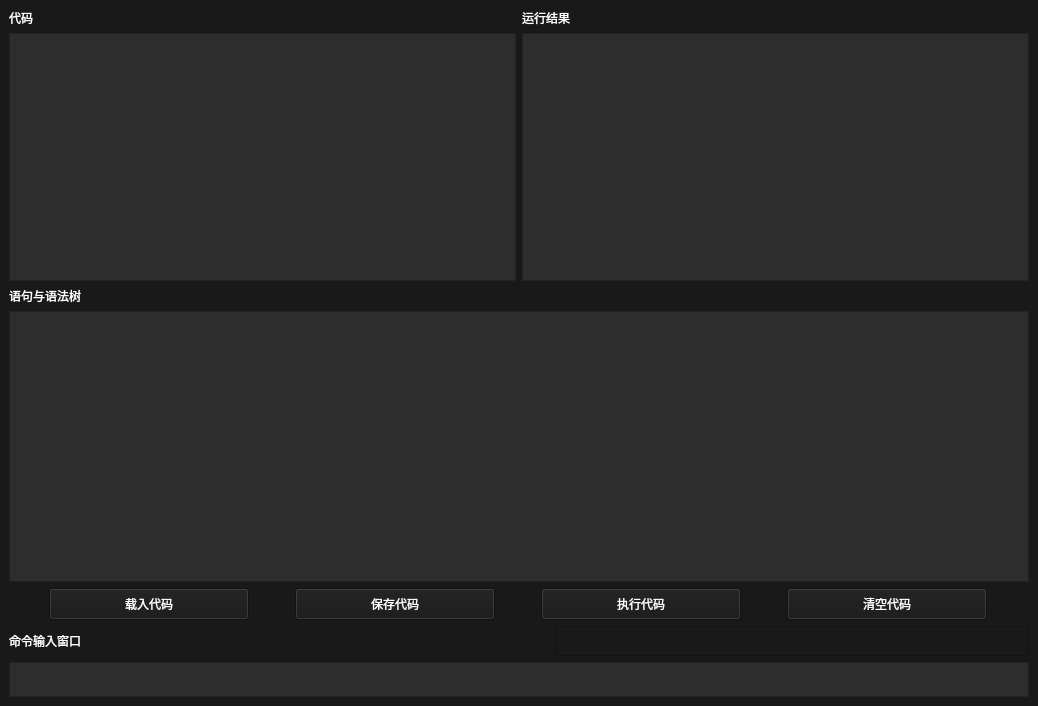
<?xml version="1.0" encoding="UTF-8"?>
<ui version="4.0">
 <class>MainWindow</class>
 <widget class="QMainWindow" name="MainWindow">
  <property name="geometry">
   <rect>
    <x>0</x>
    <y>0</y>
    <width>1038</width>
    <height>706</height>
   </rect>
  </property>
  <property name="windowTitle">
   <string>MainWindow</string>
  </property>
  <property name="toolTip">
   <string/>
  </property>
  <property name="whatsThis">
   <string/>
  </property>
  <property name="accessibleName">
   <string/>
  </property>
  <widget class="QWidget" name="centralwidget">
   <property name="autoFillBackground">
    <bool>false</bool>
   </property>
   <property name="styleSheet">
    <string notr="true">background-color: rgb(25, 25, 25);</string>
   </property>
   <layout class="QGridLayout" name="gridLayout">
    <item row="0" column="0">
     <layout class="QVBoxLayout" name="verticalLayout">
      <property name="sizeConstraint">
       <enum>QLayout::SetMinAndMaxSize</enum>
      </property>
      <item>
       <layout class="QHBoxLayout" name="horizontalLayout">
        <item>
         <layout class="QVBoxLayout" name="verticalLayout_3">
          <item>
           <widget class="QLabel" name="label_2">
            <property name="styleSheet">
             <string notr="true">font: 12pt &quot;Consolas&quot;;
color: rgb(255, 255, 255);
background-color: rgb(25, 25, 25);</string>
            </property>
            <property name="text">
             <string>代码</string>
            </property>
           </widget>
          </item>
          <item>
           <widget class="QTextBrowser" name="codes">
            <property name="styleSheet">
             <string notr="true">font: 12pt &quot;Consolas&quot;;
color: rgb(255, 255, 255);
background-color: rgb(45, 45, 45);</string>
            </property>
           </widget>
          </item>
         </layout>
        </item>
        <item>
         <layout class="QVBoxLayout" name="verticalLayout_2">
          <item>
           <widget class="QLabel" name="label">
            <property name="styleSheet">
             <string notr="true">font: 12pt &quot;Consolas&quot;;
color: rgb(255, 255, 255);
background-color: rgb(25, 25, 25);</string>
            </property>
            <property name="text">
             <string>运行结果</string>
            </property>
           </widget>
          </item>
          <item>
           <widget class="QTextBrowser" name="result">
            <property name="styleSheet">
             <string notr="true">font: 12pt &quot;Consolas&quot;;
color: rgb(255, 255, 255);
background-color: rgb(45, 45, 45);</string>
            </property>
           </widget>
          </item>
         </layout>
        </item>
       </layout>
      </item>
      <item>
       <widget class="QLabel" name="label_3">
        <property name="styleSheet">
         <string notr="true">font: 12pt &quot;Consolas&quot;;
color: rgb(255, 255, 255);
background-color: rgb(25, 25, 25);</string>
        </property>
        <property name="text">
         <string>语句与语法树</string>
        </property>
       </widget>
      </item>
      <item>
       <widget class="QTextBrowser" name="tree">
        <property name="toolTip">
         <string extracomment="代码"/>
        </property>
        <property name="styleSheet">
         <string notr="true">font: 12pt &quot;Consolas&quot;;
color: rgb(255, 255, 255);
background-color: rgb(45, 45, 45);</string>
        </property>
       </widget>
      </item>
      <item>
       <layout class="QHBoxLayout" name="horizontalLayout_3">
        <item>
         <widget class="QPushButton" name="LoadButton">
          <property name="minimumSize">
           <size>
            <width>0</width>
            <height>32</height>
           </size>
          </property>
          <property name="maximumSize">
           <size>
            <width>200</width>
            <height>50</height>
           </size>
          </property>
          <property name="styleSheet">
           <string notr="true">font: 75 12pt &quot;Arial&quot;;
color: rgb(255, 255, 255);
background-color: rgb(25, 25, 25);
selection-background-color: rgb(74, 74, 74);
</string>
          </property>
          <property name="text">
           <string>载入代码</string>
          </property>
         </widget>
        </item>
        <item>
         <widget class="QPushButton" name="SaveButton">
          <property name="maximumSize">
           <size>
            <width>200</width>
            <height>50</height>
           </size>
          </property>
          <property name="styleSheet">
           <string notr="true">font: 75 12pt &quot;Arial&quot;;
color: rgb(255, 255, 255);
background-color: rgb(25, 25, 25);
selection-background-color: rgb(74, 74, 74);
</string>
          </property>
          <property name="text">
           <string>保存代码</string>
          </property>
         </widget>
        </item>
        <item>
         <widget class="QPushButton" name="RunButton">
          <property name="maximumSize">
           <size>
            <width>200</width>
            <height>50</height>
           </size>
          </property>
          <property name="styleSheet">
           <string notr="true">font: 12pt &quot;Consolas&quot;;
color: rgb(255, 255, 255);
background-color: rgb(25, 25, 25);</string>
          </property>
          <property name="text">
           <string>执行代码</string>
          </property>
         </widget>
        </item>
        <item>
         <widget class="QPushButton" name="ClearButton">
          <property name="maximumSize">
           <size>
            <width>200</width>
            <height>50</height>
           </size>
          </property>
          <property name="styleSheet">
           <string notr="true">font: 12pt &quot;Consolas&quot;;
color: rgb(255, 255, 255);
background-color: rgb(25, 25, 25);</string>
          </property>
          <property name="text">
           <string>清空代码</string>
          </property>
         </widget>
        </item>
       </layout>
      </item>
      <item>
       <layout class="QHBoxLayout" name="horizontalLayout_4">
        <property name="spacing">
         <number>0</number>
        </property>
        <item>
         <widget class="QLabel" name="label_4">
          <property name="maximumSize">
           <size>
            <width>16777215</width>
            <height>50</height>
           </size>
          </property>
          <property name="styleSheet">
           <string notr="true">font: 12pt &quot;Consolas&quot;;
color: rgb(255, 255, 255);
background-color: rgb(25, 25, 25);</string>
          </property>
          <property name="text">
           <string>命令输入窗口</string>
          </property>
         </widget>
        </item>
        <item>
         <spacer name="horizontalSpacer">
          <property name="orientation">
           <enum>Qt::Horizontal</enum>
          </property>
          <property name="sizeHint" stdset="0">
           <size>
            <width>40</width>
            <height>20</height>
           </size>
          </property>
         </spacer>
        </item>
        <item>
         <widget class="QTextBrowser" name="Tips">
          <property name="maximumSize">
           <size>
            <width>16777215</width>
            <height>30</height>
           </size>
          </property>
          <property name="styleSheet">
           <string notr="true">font: 75 10pt &quot;Consolas&quot;;
color: rgb(255, 0, 0);</string>
          </property>
         </widget>
        </item>
       </layout>
      </item>
      <item>
       <widget class="QPlainTextEdit" name="orders">
        <property name="maximumSize">
         <size>
          <width>16777215</width>
          <height>35</height>
         </size>
        </property>
        <property name="styleSheet">
         <string notr="true">font: 12pt &quot;Consolas&quot;;
color: rgb(255, 255, 255);
background-color: rgb(45, 45, 45);</string>
        </property>
       </widget>
      </item>
     </layout>
    </item>
   </layout>
  </widget>
 </widget>
 <resources/>
 <connections/>
</ui>
